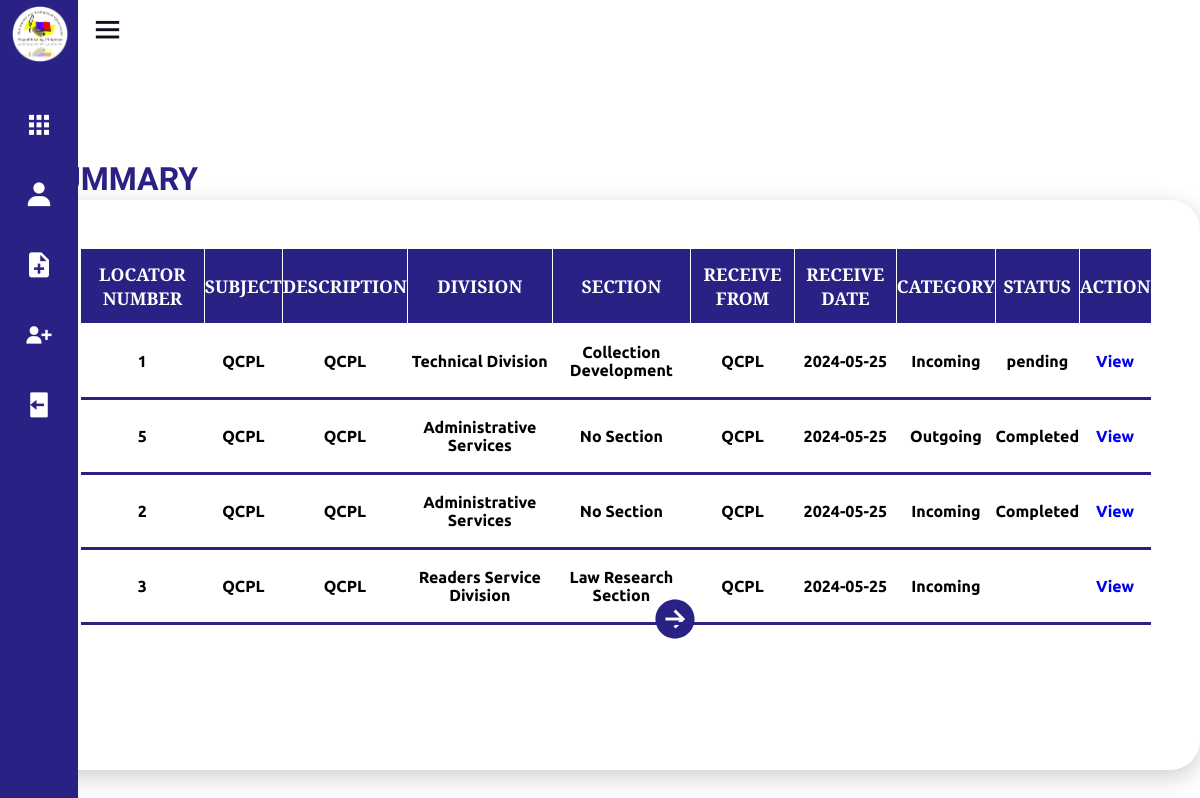
Page /Frontend/Dashboard/dash.php on the earlier database version.
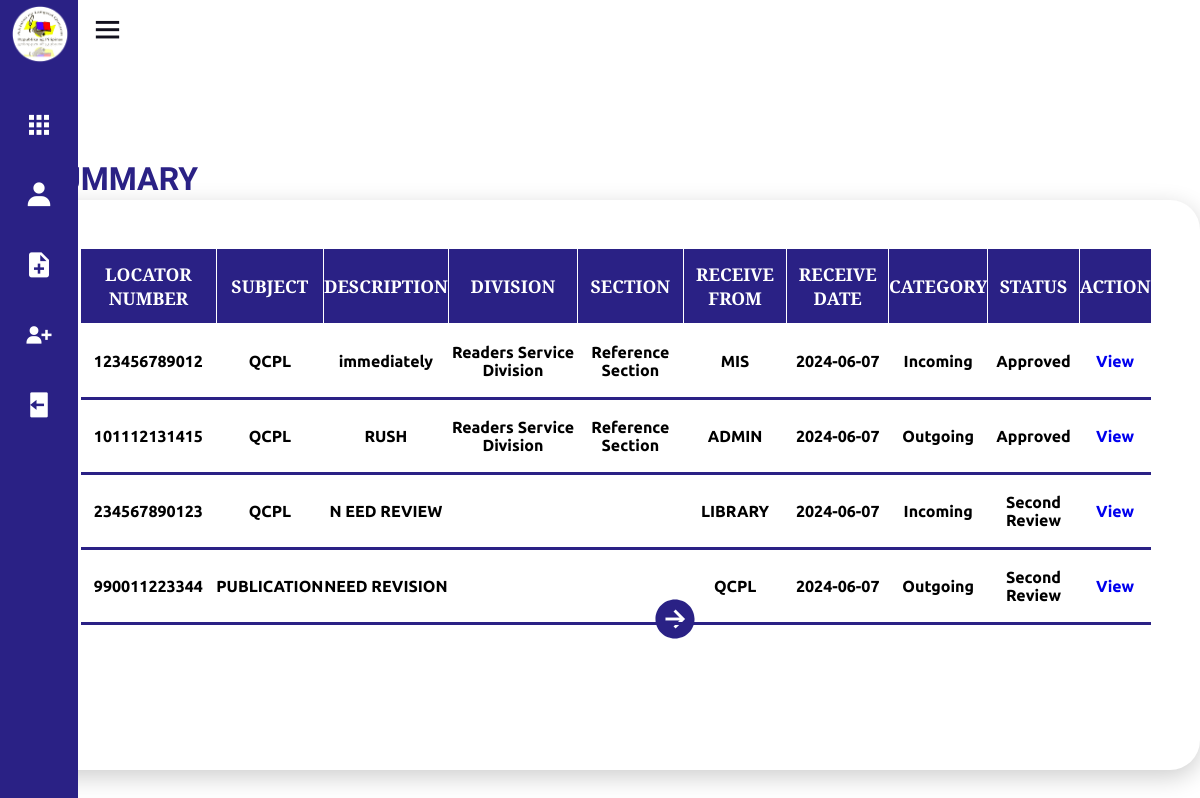
Same page on the later database version.
### tables this page shows
CREATE TABLE `fileupload` (
  `id` int(11) NOT NULL,
  `file_name` varchar(255) NOT NULL,
  `division` varchar(255) DEFAULT NULL,
  `section` varchar(255) DEFAULT NULL,
  `category` enum('Incoming','Outgoing','','') DEFAULT NULL,
  `locator_num` varchar(255) DEFAULT NULL,
  `received_date` date DEFAULT NULL,
  `received_from` varchar(255) DEFAULT NULL,
  `subject` varchar(255) DEFAULT NULL,
  `description` text DEFAULT NULL,
  `type` varchar(100) DEFAULT NULL,
  `file_path` varchar(255) NOT NULL,
  `proofreader_comment` varchar(255) NOT NULL,
  `boss2_comment` varchar(255) NOT NULL,
  `boss1_comment` varchar(255) NOT NULL,
  `status` varchar(255) NOT NULL
);

### Frontend/Dashboard/dash.php (the view, shortened to what this page needs)
<!DOCTYPE html>
<html lang="en">
<head>
    <link rel="stylesheet" href="style.css">
    <link href='https://unpkg.com/boxicons@2.0.7/css/boxicons.min.css' rel='stylesheet'>
</head>
<body>
     <div class="sidebar close">
        <div class="logo-details">
            <span class="img">
                <img src="imgs/logo.png" >
            </span>
        </div>
        <ul class="nav-links">
          <li>
            <div class="iocn-link">
              <a href="dash.php">
                <i class='bx bxs-grid'></i>
              </a>
            </div>
          </li>
          <li>
            <div class="iocn-link">
              <a href="user.php">
                <i class='bx bxs-user' ></i>
              </a>
            </div>
          </li>
          <li>
            <a href="doc.html">
              <i class='bx bxs-file-plus' ></i>
            </a>
          </li>
          <li>
            <a href="adduser.html">
              <i class='bx bxs-user-plus' ></i>
            </a>
          </li>
          <li>
            <a href="/qcpl/Backend/logout.php">
              <i class='bx bxs-log-out' ></i>
            </a>
          </li>
      </ul>
      </div>
        <section class="home-section">
            <div class="home-content">
              <i class='bx bx-menu' ></i>
            </div>
          </section>
            <div class="details">
                <div class="upload">
                    <div class="cardHeader">
                        <h2>SUMMARY</h2>
            <div class ="summary">
            <?php
                $server = "localhost";
                $username = "root";
                $password = "";
                $db = "qcpl";
                $conn = new mysqli($server, $username, $password, $db);
                $rowsPerPage = 4;
                $page = isset($_GET['page']) ? intval($_GET['page']) : 1;
                $offset = ($page - 1) * $rowsPerPage;
                $sql = "SELECT * FROM fileupload LIMIT ? OFFSET ?";
                $stmt = $conn->prepare($sql);
                $stmt->bind_param("ii", $rowsPerPage, $offset);
                $stmt->execute();
                $result = $stmt->get_result();
if ($result->num_rows > 0) {
    echo "<table>";
    echo "<tr><th>Locator Number</th><th>Subject</th><th>Description</th><th>Division</th><th>Section</th><th>Receive From</th><th>Receive Date</th><th>Category</th><th>Status</th><th>Action</th></tr>";
    while ($row = $result->fetch_assoc()) {
        echo "<tr>";
        echo "<td><center>" . $row["locator_num"] . "</td>";
        echo "<td><center>" . $row["subject"] . "</td>";
        echo "<td><center>" . $row["description"] . "</td>";
        echo "<td><center>" . $row["division"] . "</td>";
        echo "<td><center>" . $row["section"] . "</td>";
        echo "<td><center>" . $row["received_from"] . "</td>";
        echo "<td><center>" . $row["received_date"] . "</td>";
        echo "<td><center>" . $row["category"] . "</td>";
        echo "<td><center>" . $row["status"] . "</td>";
        echo "<td>" ."<center>". "<a href='adminlocator.php?locator_num=" . htmlspecialchars($row["locator_num"]) . "' target='_self'>View</a></td>";
        echo "</tr>";
    }
    echo "</table>";
                    $nextPage = $page + 1;
                    echo "<a href='?page=$nextPage' id='next' ><ion-icon name='arrow-forward-circle-sharp'></ion-icon></a>";
                } else {
                    echo "<p>No Approved Document.</p>";
                }
                ?>
            </div>
            </div>
                    </div>
                </div>
</body>
</html>

Differences in the rows shown:
removed fileupload: locator_num "1", subject "QCPL", description "QCPL", division "Technical Division", section "Collection Development", received_from "QCPL", received_date "2024-05-25", category "Incoming", status "pending"
removed fileupload: locator_num "5", subject "QCPL", description "QCPL", division "Administrative Services", section "No Section", received_from "QCPL", received_date "2024-05-25", category "Outgoing", status "Completed"
removed fileupload: locator_num "2", subject "QCPL", description "QCPL", division "Administrative Services", section "No Section", received_from "QCPL", received_date "2024-05-25", category "Incoming", status "Completed"
removed fileupload: locator_num "3", subject "QCPL", description "QCPL", division "Readers Service Division", section "Law Research Section", received_from "QCPL", received_date "2024-05-25", category "Incoming"
added fileupload: locator_num "123456789012", subject "QCPL", description "immediately", division "Readers Service Division", section "Reference Section", received_from "MIS", received_date "2024-06-07", category "Incoming", status "Approved"
added fileupload: locator_num "101112131415", subject "QCPL", description "RUSH", division "Readers Service Division", section "Reference Section", received_from "ADMIN", received_date "2024-06-07", category "Outgoing", status "Approved"
added fileupload: locator_num "234567890123", subject "QCPL", description "N EED REVIEW", received_from "LIBRARY", received_date "2024-06-07", category "Incoming", status "Second Review"
added fileupload: locator_num "990011223344", subject "PUBLICATION", description "NEED REVISION", received_from "QCPL", received_date "2024-06-07", category "Outgoing", status "Second Review"
